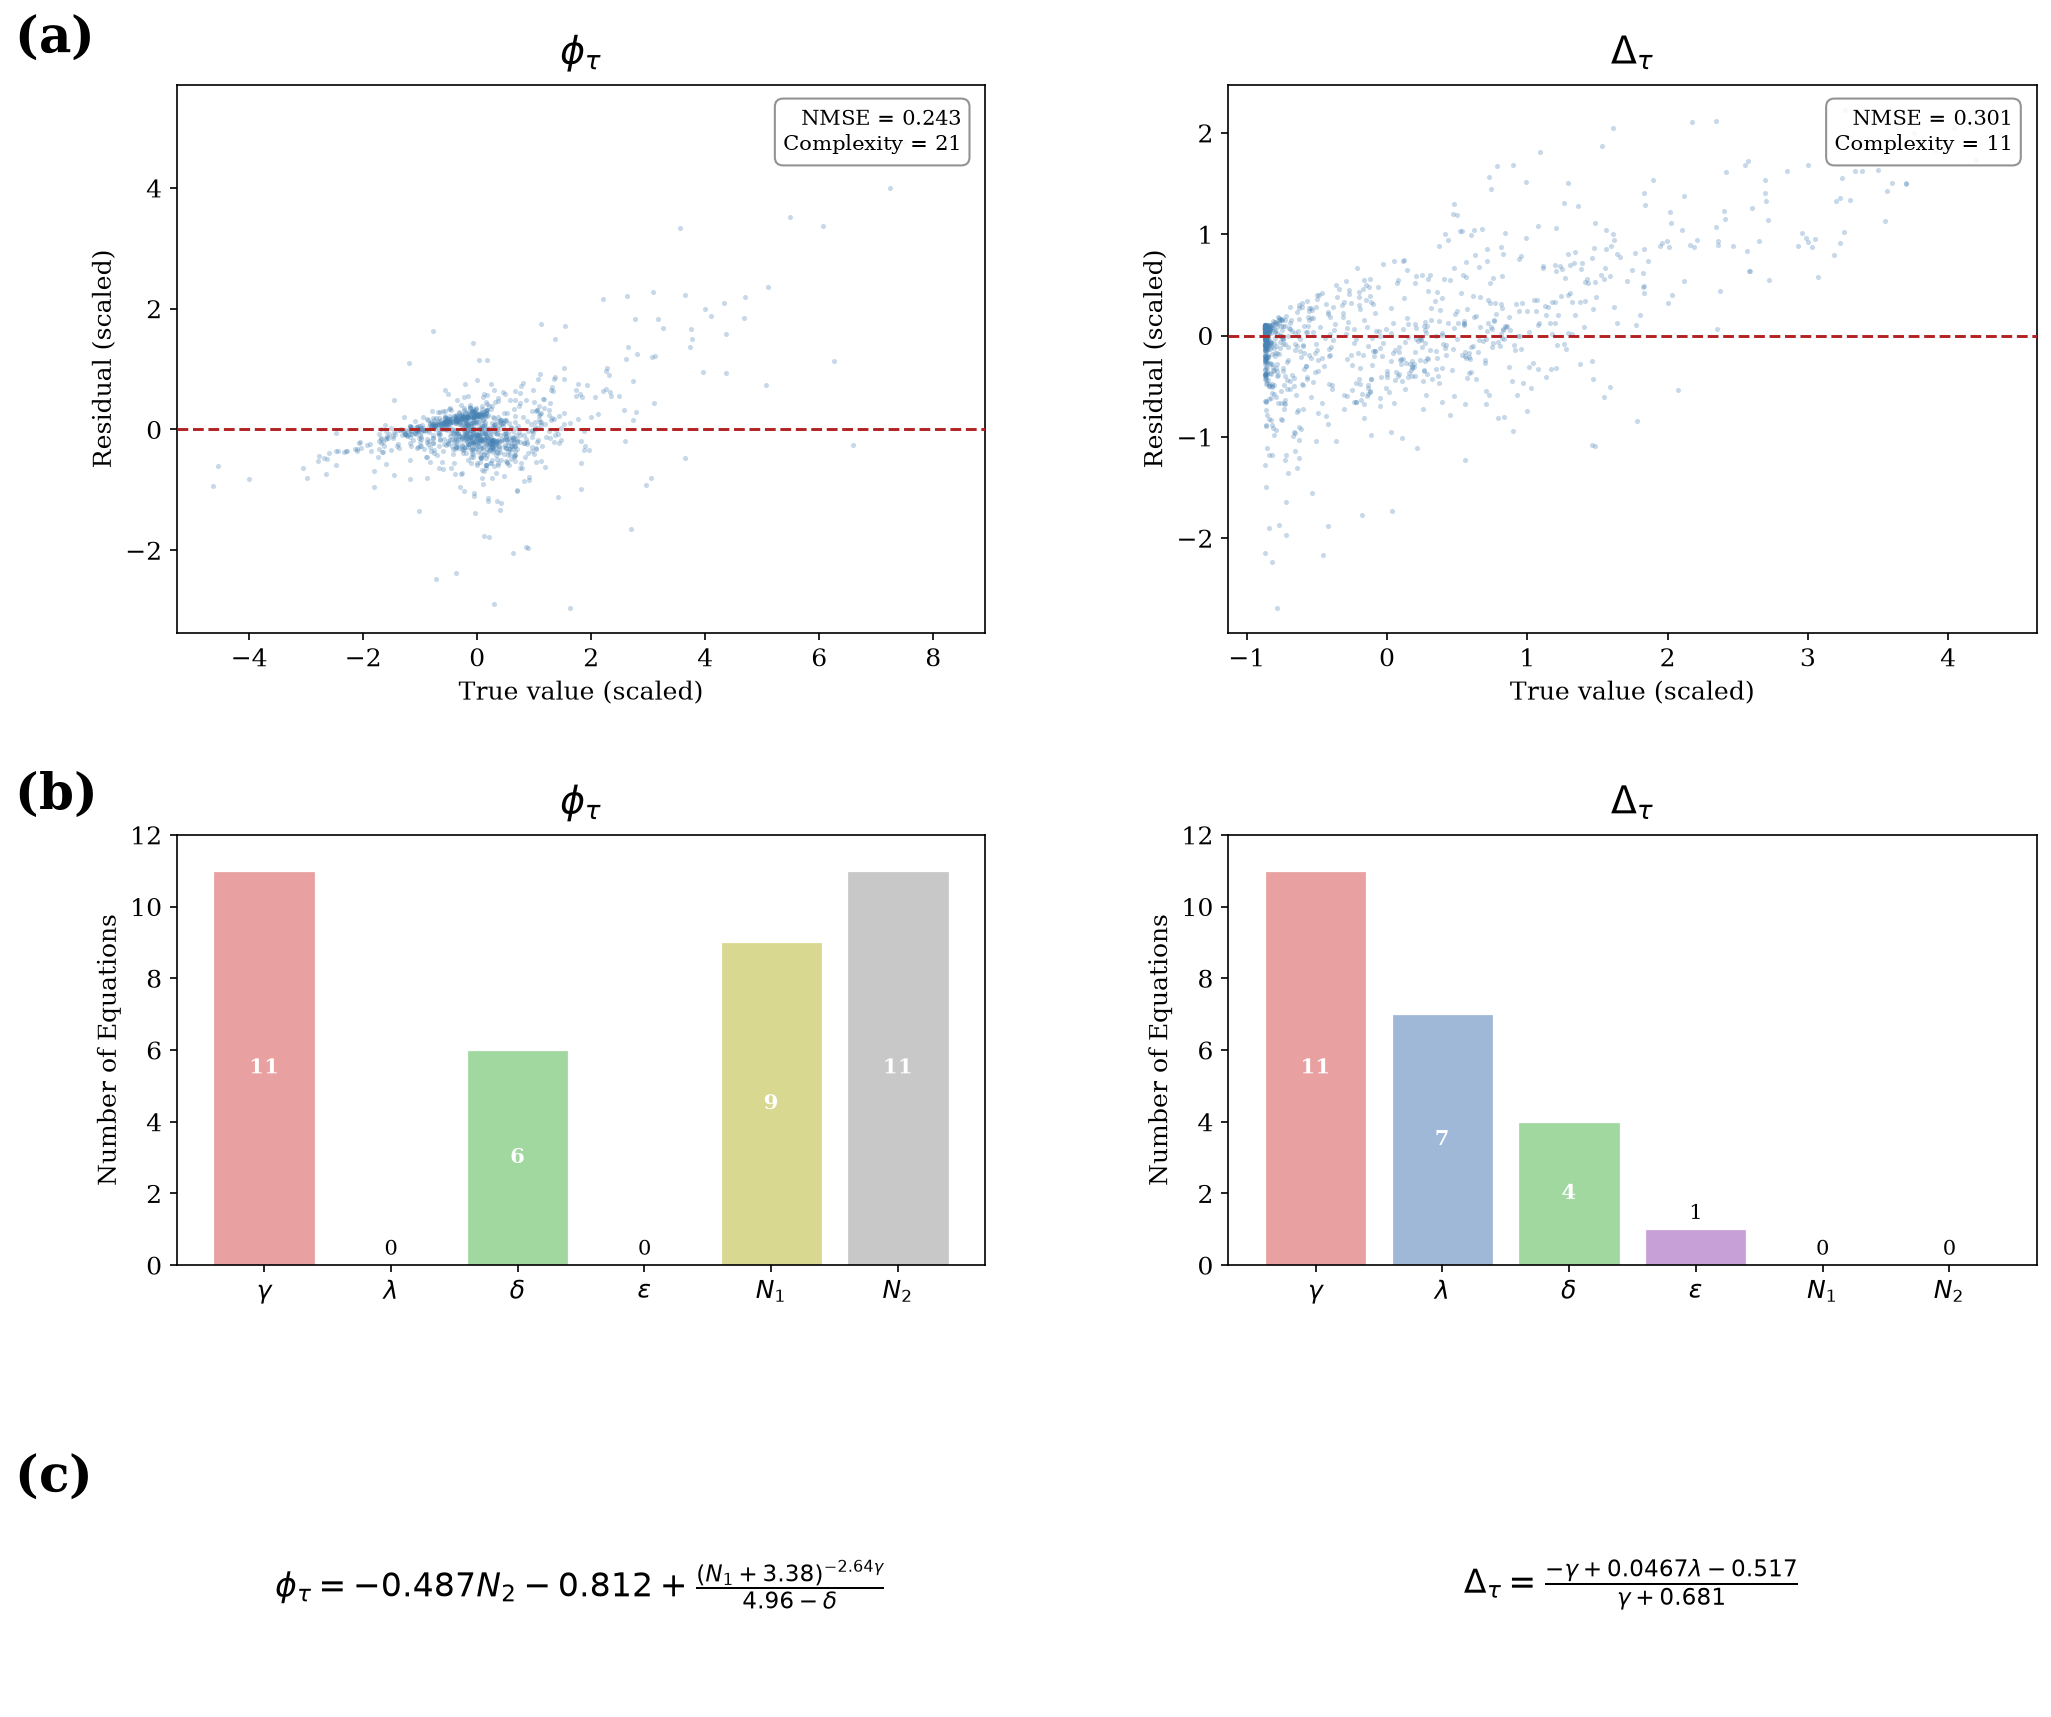

Python code for this plot:
"""
final_figure_v3.py
==================
Recreates the 3-panel × 2-column presentation figure for the PySR symbolic
regression results on the NTM bias training data.

Left column  : phi_tau  (FValue target, flux_only_bias runs)
Right column : Delta_tau (W1 target,   w1_only_bias runs)

Panel A  Residuals scatter of the bootstrap-selected best equation on the
         bias validation set.  Every 'best' equation from every bias run is
         tested via bootstrap NMSE; the run with the lowest mean bootstrap
         NMSE wins and its residuals are plotted.

Panel B  Normalised frequency bar chart: how often each of the six NTM
         parameters (gamma, lambda, delta, epsilon, N1, N2) appears across
         all best equations found in the bias runs.

Panel C  The winning equations rendered as LaTeX math text.

Usage
-----
    python final_figure_v3.py

Output
------
    final_figure_v3.png  saved to the UCM_AD_ML directory.
"""

import os
import re
import sys
import numpy as np
import pandas as pd
import matplotlib.pyplot as plt
import matplotlib.gridspec as gridspec
import sympy as sp
from collections import Counter

# ---------------------------------------------------------------------------
# Make pysr_data_processor_v2 importable (it lives in the same directory)
# ---------------------------------------------------------------------------
sys.path.insert(0, os.path.dirname(os.path.abspath(__file__)))
from pysr_data_processor_v2 import (
    load_scaling_params,            # reads scaling_params.mat from a run folder
    apply_scaling,                  # standard-scales features + target
    evaluate_single_equation_scaled,  # single-equation NMSE on scaled data
    extract_terms_and_ops,          # parses a sympy string → variable names used
    rank_best_equations_by_bootstrap,
    select_best_of_best,
)

# ===========================================================================
# PATHS  –  everything lives under sim_csv_v11
# ===========================================================================
_BASE = r'C:\Users\USER\Documents\Code\UCM_AD_ML\datasets\sim_csv_v11'

TRAIN_DIR   = os.path.join(_BASE, 'train')
E3_DATA_DIR = os.path.join(_BASE, 'e3_data')
OUTPUT_PATH = os.path.join(os.path.dirname(os.path.abspath(__file__)),
                           'final_figure_v3.png')

# Validation CSV
VAL_CSV = os.path.join(E3_DATA_DIR, 'bias_val_e3.csv')

# One training-run directory per output variable (bias only)
FLUX_TRAIN_DIR = os.path.join(TRAIN_DIR, 'flux_only_bias_train_e3')
W1_TRAIN_DIR   = os.path.join(TRAIN_DIR, 'w1_only_bias_train_e3')

# Tolerance multiplier for the "best of best" selection rule (mirrors PySR default)
BEST_OF_BEST_FACTOR = 1.5

# Feature columns in the data CSVs (order must match x0..x5 in equations)
FEATURE_COLS = ['gamma1', 'lambda1', 'delta', 'epsilon', 'NRow', 'NCol']

# ===========================================================================
# AESTHETICS
# ===========================================================================
# x-axis tick labels for the bar charts (Panel B)
VAR_LABELS = {
    'x0': r'$\gamma$',
    'x1': r'$\lambda$',
    'x2': r'$\delta$',
    'x3': r'$\varepsilon$',
    'x4': r'$N_1$',
    'x5': r'$N_2$',
}

# Bar colours chosen to match the original figure palette
VAR_COLORS = {
    'x0': '#E8A0A0',   # pink-red  (gamma)
    'x1': '#A0B8D8',   # blue      (lambda)
    'x2': '#A0D8A0',   # green     (delta)
    'x3': '#C8A0D8',   # purple    (epsilon)
    'x4': '#D8D890',   # yellow    (N1)
    'x5': '#C8C8C8',   # grey      (N2)
}

ORDERED_VARS = ['x0', 'x1', 'x2', 'x3', 'x4', 'x5']

plt.rcParams.update({
    'font.family':      'serif',
    'font.size':        14,
    'axes.titlesize':   18,
    'axes.labelsize':   13,
    'xtick.labelsize':  12,
    'ytick.labelsize':  12,
    'legend.fontsize':  12,
})


# ===========================================================================
# STEP 1 – collect 'best' equations from best.txt files
# ===========================================================================
def collect_best_equations(dataset_dir):
    """
    Walk dataset_dir (e.g. flux_only_bias_train_e3) and read the first line of
    every best.txt found in timestamped run sub-folders.

    Line format:
        Selected Best Function: <complexity>, <sympy_equation>

    Returns
    -------
    list of dict, each with keys: run, run_dir, complexity, equation
    """
    results = []
    pattern = re.compile(r"Selected Best Function:\s*(\d+),\s*(.*)")

    for root, _, files in os.walk(dataset_dir):
        if 'best.txt' in files:
            with open(os.path.join(root, 'best.txt'), 'r') as fh:
                first_line = fh.readline()
            m = pattern.match(first_line.strip())
            if m:
                results.append({
                    'run':        os.path.basename(root),
                    'run_dir':    root,
                    'complexity': int(m.group(1)),
                    'equation':   m.group(2).strip(),
                })

    print(f"  Collected {len(results)} candidates from {dataset_dir}")
    return results


# ===========================================================================
# STEP 2 – bootstrap NMSE comparison to find the single best equation
# ===========================================================================
def select_best_by_bootstrap(candidates, val_df, target_col, n_bootstrap=200,
                              seed=42):
    """
    For every candidate equation:
      1. Load the run's scaling_params.mat (same folder as model_equations.csv).
      2. Apply those scaling params to the validation DataFrame.
      3. Evaluate the equation on the scaled data with bootstrap resampling.
      4. Record mean bootstrap NMSE.

    The candidate with the lowest mean NMSE is returned.

    Parameters
    ----------
    candidates   : list of dicts from collect_best_equations()
    val_df       : pd.DataFrame  – unscaled validation data
    target_col   : 'FValue' or 'W1'
    n_bootstrap  : number of bootstrap resamples per candidate
    seed         : random seed for reproducibility

    Returns
    -------
    dict  – the winning candidate, augmented with 'mean_nmse' and 'std_nmse'
    """
    np.random.seed(seed)
    best_cand  = None
    best_nmse  = np.inf

    # Pre-build sympy symbols for the 6 features
    syms = sp.symbols("x0 x1 x2 x3 x4 x5")

    for cand in candidates:
        model_eq_path = os.path.join(cand['run_dir'], 'model_equations.csv')
        if not os.path.exists(model_eq_path):
            print(f"    [skip – no model_equations.csv] {cand['run']}")
            continue

        # Load per-run scaling parameters (fitted on training data)
        try:
            scaling = load_scaling_params(model_eq_path)
        except FileNotFoundError:
            print(f"    [skip – no scaling_params.mat] {cand['run']}")
            continue

        # Scale the validation features and target using the training statistics
        try:
            X_sc, y_sc, _ = apply_scaling(
                val_df, target_col, scaling, feature_cols=FEATURE_COLS
            )
        except Exception as exc:
            print(f"    [skip – scaling error] {cand['run']}: {exc}")
            continue

        # Compile the equation into a fast numpy function
        try:
            expr  = sp.sympify(cand['equation'])
            func  = sp.lambdify(syms, expr, 'numpy')
            y_hat = np.asarray(
                func(*[X_sc[:, i] for i in range(X_sc.shape[1])]),
                dtype=float
            ).flatten()
        except Exception as exc:
            print(f"    [skip – eval error] {cand['run']}: {exc}")
            continue

        # Bootstrap NMSE: resample rows, compute MSE/var each time
        n = len(y_sc)
        boot_nmse = []
        for _ in range(n_bootstrap):
            idx = np.random.choice(n, size=n, replace=True)
            mse = np.mean((y_sc[idx] - y_hat[idx]) ** 2)
            var = np.var(y_sc[idx])
            boot_nmse.append(mse / var if var > 0 else np.inf)

        mean_nmse = float(np.nanmean(boot_nmse))
        std_nmse  = float(np.nanstd(boot_nmse))

        print(f"    {cand['run']}  NMSE={mean_nmse:.4f}±{std_nmse:.4f}"
              f"  c={cand['complexity']}  eq={cand['equation']}")

        cand['mean_nmse'] = mean_nmse
        cand['std_nmse']  = std_nmse

        if mean_nmse < best_nmse:
            best_nmse = mean_nmse
            best_cand = cand

    return best_cand


# ===========================================================================
# STEP 3 – compute y_true and y_pred for the winning equation on val data
# ===========================================================================
def compute_predictions(winner, val_df, target_col):
    """
    Reload the winner's scaling, evaluate its equation on the full validation
    set (no resampling), and return (y_true_scaled, y_pred_scaled).
    """
    model_eq_path = os.path.join(winner['run_dir'], 'model_equations.csv')
    scaling       = load_scaling_params(model_eq_path)
    X_sc, y_sc, _ = apply_scaling(val_df, target_col, scaling,
                                   feature_cols=FEATURE_COLS)

    syms  = sp.symbols("x0 x1 x2 x3 x4 x5")
    expr  = sp.sympify(winner['equation'])
    func  = sp.lambdify(syms, expr, 'numpy')
    y_hat = np.asarray(
        func(*[X_sc[:, i] for i in range(X_sc.shape[1])]),
        dtype=float
    ).flatten()

    return y_sc, y_hat


# ===========================================================================
# STEP 4 – normalised variable frequency across all best equations (Panel B)
# ===========================================================================
def compute_variable_freq(candidates):
    """
    Count how many equations contain each variable at least once
    (binary presence per equation, summed across all candidates).

    Returns a dict {var: equation_count}.
    """
    counter = Counter()
    for cand in candidates:
        _, terms, _ = extract_terms_and_ops(cand['equation'])
        for v in set(terms):   # set → each variable counted once per equation
            counter[v] += 1
    return {v: counter.get(v, 0) for v in ORDERED_VARS}


# ===========================================================================
# STEP 5 – convert equation string to a LaTeX string with Greek-letter names
# ===========================================================================
def equation_to_latex(eq_str):
    """
    Convert a sympy_format equation string (using x0..x5) to a LaTeX string
    suitable for matplotlib mathtext.

    Steps:
      1. Parse with sympy (algebraic simplification is acceptable – the result
         is mathematically identical to the original).
      2. Substitute x0..x5 with Greek-letter sympy Symbols so sp.latex()
         renders them with proper backslash macros.
      3. Post-process the LaTeX string to remove trailing zeros from float
         coefficients (e.g. '0.520000000000000' → '0.52').

    Substitution map:
        x0 -> gamma  -> \\gamma
        x1 -> lamda  -> \\lambda  (avoids Python keyword; corrected below)
        x2 -> delta  -> \\delta
        x3 -> epsilon -> \\epsilon
        x4 -> N_{1}
        x5 -> N_{2}
    """
    x0, x1, x2, x3, x4, x5 = sp.symbols("x0 x1 x2 x3 x4 x5")

    # sympy recognises these names and emits the corresponding LaTeX macros
    gamma_s   = sp.Symbol('gamma')
    lambda_s  = sp.Symbol('lamda')    # 'lambda' is a Python keyword
    delta_s   = sp.Symbol('delta')
    epsilon_s = sp.Symbol('epsilon')
    N1_s      = sp.Symbol('N_1')
    N2_s      = sp.Symbol('N_2')

    try:
        expr = sp.sympify(eq_str)
        expr = expr.subs(
            [(x0, gamma_s), (x1, lambda_s), (x2, delta_s),
             (x3, epsilon_s), (x4, N1_s), (x5, N2_s)],
            simultaneous=True,
        )
        latex_str = sp.latex(expr)
        # Fix the lambda workaround
        latex_str = latex_str.replace('lamda', r'\lambda')
        # Round all decimal coefficients to 4 significant figures and strip
        # trailing zeros (e.g. '0.04681566' → '0.04682', '0.520' → '0.52').
        def _round_coeff(m):
            val = float(m.group(0))
            return f'{val:.3g}'
        latex_str = re.sub(r'\d+\.\d+', _round_coeff, latex_str)
        return latex_str
    except Exception as exc:
        print(f"    [latex fallback] {exc}")
        # Plain string substitution as last resort
        s = eq_str
        for token, repl in [
            ('x5', 'N_2'), ('x4', 'N_1'),
            ('x3', r'\varepsilon'), ('x2', r'\delta'),
            ('x1', r'\lambda'), ('x0', r'\gamma'),
        ]:
            s = s.replace(token, repl)
        return s


# ===========================================================================
# PLOTTING HELPERS
# ===========================================================================
def _plot_residuals(ax, y_true, y_pred, col_title, winner):
    """
    Scatter plot of residuals (y_true - y_pred) vs true value.
    A red dashed line at residual=0 marks perfect prediction.
    """
    residuals = y_true - y_pred

    ax.scatter(y_true, residuals, alpha=0.3, s=6, color='steelblue',
               linewidths=0)
    ax.axhline(0, color='firebrick', linewidth=1.4, linestyle='--', zorder=3)

    ax.set_xlabel('True value (scaled)', fontsize=12)
    ax.set_ylabel('Residual (scaled)', fontsize=12)
    ax.set_title(col_title, fontsize=18, pad=10)

    # NMSE annotation box in upper-right
    nmse_txt = (f"NMSE = {winner['mean_nmse']:.3f}\n"
                f"Complexity = {winner['complexity']}")
    ax.text(0.97, 0.96, nmse_txt, transform=ax.transAxes,
            ha='right', va='top', fontsize=10,
            bbox=dict(boxstyle='round,pad=0.4', facecolor='white',
                      edgecolor='grey', alpha=0.85))


def _plot_freq_bars(ax, freq_dict, col_title, n_candidates):
    """
    Bar chart counting how many equations contain each variable (Panel B).
    Each bar is coloured by VAR_COLORS; value labels sit inside tall bars
    and above short ones.
    """
    heights = [freq_dict[v] for v in ORDERED_VARS]
    colors  = [VAR_COLORS[v] for v in ORDERED_VARS]
    labels  = [VAR_LABELS[v] for v in ORDERED_VARS]

    bars = ax.bar(labels, heights, color=colors, edgecolor='white',
                  linewidth=0.6)
    ax.set_ylim(0, n_candidates + 1)
    ax.yaxis.set_major_locator(plt.MaxNLocator(integer=True))
    ax.set_ylabel('Number of Equations', fontsize=12)
    ax.set_title(col_title, fontsize=18, pad=10)

    for bar, h in zip(bars, heights):
        xc = bar.get_x() + bar.get_width() / 2
        if h < 0.15 * n_candidates:
            ax.text(xc, h + 0.15, f'{h}',
                    ha='center', va='bottom', fontsize=10)
        else:
            ax.text(xc, h / 2, f'{h}',
                    ha='center', va='center',
                    color='white', fontsize=10, fontweight='bold')


# ===========================================================================
# MAIN
# ===========================================================================
def main():
    # -----------------------------------------------------------------------
    # 1. Load validation data
    # -----------------------------------------------------------------------
    print(f"Loading validation data from:\n  {VAL_CSV}")
    val_df = pd.read_csv(VAL_CSV).dropna()
    print(f"  {len(val_df)} rows loaded\n")

    # -----------------------------------------------------------------------
    # 2. Collect candidate 'best' equations from bias runs
    # -----------------------------------------------------------------------
    print("=== Collecting phi_tau (FValue) candidates ===")
    flux_cands = collect_best_equations(FLUX_TRAIN_DIR)

    print("\n=== Collecting Delta_tau (W1) candidates ===")
    w1_cands = collect_best_equations(W1_TRAIN_DIR)

    # -----------------------------------------------------------------------
    # 3. Bootstrap-rank all candidates, then apply the 1.5× PySR rule to
    #    find the simplest equation within 1.5× of the best NMSE per output.
    # -----------------------------------------------------------------------
    print("\n=== Bootstrap-ranking all candidates ===")
    all_cands = flux_cands + w1_cands
    ranked = rank_best_equations_by_bootstrap(
        base_directory=TRAIN_DIR,
        val_csv=VAL_CSV,
        name_filter='_only_bias',
        n_bootstrap=200,
        seed=42,
        # Pass pre-collected candidates directly via internal ranked list
        # by running on an already-collected list (function re-walks, so
        # we instead rely on name_filter to restrict to bias runs only).
    )

    winners = select_best_of_best(ranked, factor=BEST_OF_BEST_FACTOR)
    flux_winner = winners['FValue']
    w1_winner   = winners['W1']

    if flux_winner is None:
        raise RuntimeError("No valid phi_tau equation found.")
    if w1_winner is None:
        raise RuntimeError("No valid Delta_tau equation found.")

    print(f"\n  phi_tau:   {flux_winner['equation']}"
          f"  (NMSE={flux_winner['mean_nmse']:.4f}, complexity={flux_winner['complexity']})")
    print(f"  Delta_tau: {w1_winner['equation']}"
          f"  (NMSE={w1_winner['mean_nmse']:.4f}, complexity={w1_winner['complexity']})")

    # -----------------------------------------------------------------------
    # 4. Full-set predictions for residuals plot
    # -----------------------------------------------------------------------
    print("\nComputing residuals for Panel A...")
    flux_y_true, flux_y_pred = compute_predictions(flux_winner, val_df, 'FValue')
    w1_y_true,   w1_y_pred   = compute_predictions(w1_winner,   val_df, 'W1')

    # -----------------------------------------------------------------------
    # 5. Variable frequencies for Panel B (aggregated across ALL bias runs)
    # -----------------------------------------------------------------------
    flux_freq = compute_variable_freq(flux_cands)
    w1_freq   = compute_variable_freq(w1_cands)

    # -----------------------------------------------------------------------
    # 6. LaTeX equation strings for Panel C
    # -----------------------------------------------------------------------
    flux_latex = equation_to_latex(flux_winner['equation'])
    w1_latex   = equation_to_latex(w1_winner['equation'])
    print(f"\n  phi_tau   LaTeX: {flux_latex}")
    print(f"  Delta_tau LaTeX: {w1_latex}")

    # -----------------------------------------------------------------------
    # 7. Build the figure
    # -----------------------------------------------------------------------
    fig = plt.figure(figsize=(16, 14))

    # 3 rows; row C is shorter (equation display only)
    gs = gridspec.GridSpec(
        3, 2,
        figure=fig,
        height_ratios=[2.8, 2.2, 1.2],
        hspace=0.50,
        wspace=0.30,
    )

    ax_A_L = fig.add_subplot(gs[0, 0])   # A-left  (phi_tau   residuals)
    ax_A_R = fig.add_subplot(gs[0, 1])   # A-right (Delta_tau residuals)
    ax_B_L = fig.add_subplot(gs[1, 0])   # B-left  (phi_tau   freq bars)
    ax_B_R = fig.add_subplot(gs[1, 1])   # B-right (Delta_tau freq bars)
    ax_C_L = fig.add_subplot(gs[2, 0])   # C-left  (phi_tau   equation)
    ax_C_R = fig.add_subplot(gs[2, 1])   # C-right (Delta_tau equation)

    # ── Panel A ─────────────────────────────────────────────────────────────
    _plot_residuals(ax_A_L, flux_y_true, flux_y_pred,
                    r'$\phi_\tau$', flux_winner)
    _plot_residuals(ax_A_R, w1_y_true,   w1_y_pred,
                    r'$\Delta_\tau$', w1_winner)

    # Row label "(A)" sits just outside the left axes
    ax_A_L.text(-0.20, 1.06, '(a)', transform=ax_A_L.transAxes,
                fontsize=24, fontweight='bold')

    # ── Panel B ─────────────────────────────────────────────────────────────
    _plot_freq_bars(ax_B_L, flux_freq, r'$\phi_\tau$',  len(flux_cands))
    _plot_freq_bars(ax_B_R, w1_freq,   r'$\Delta_\tau$', len(w1_cands))

    ax_B_L.text(-0.20, 1.06, '(b)', transform=ax_B_L.transAxes,
                fontsize=24, fontweight='bold')

    # ── Panel C – equation display ───────────────────────────────────────────
    ax_C_L.axis('off')
    ax_C_R.axis('off')

    # (c) label aligned with (a) and (b): x from ax_A_L, y from ax_C_L
    from matplotlib.transforms import blended_transform_factory
    c_transform = blended_transform_factory(ax_A_L.transAxes, ax_C_L.transAxes)
    ax_C_L.text(-0.20, 1.06, '(c)', transform=c_transform,
                fontsize=24, fontweight='bold', va='top')

    # Each equation centred in its own column axes
    ax_C_L.text(0.50, 0.50,
                r'$\phi_\tau = ' + flux_latex + r'$',
                transform=ax_C_L.transAxes,
                ha='center', va='center', fontsize=16)

    ax_C_R.text(0.50, 0.50,
                r'$\Delta_\tau = ' + w1_latex + r'$',
                transform=ax_C_R.transAxes,
                ha='center', va='center', fontsize=16)

    # ── Save and show ────────────────────────────────────────────────────────
    plt.savefig(OUTPUT_PATH, dpi=150, bbox_inches='tight')
    print(f"\nFigure saved to:\n  {OUTPUT_PATH}")
    #plt.show()


if __name__ == '__main__':
    main()
